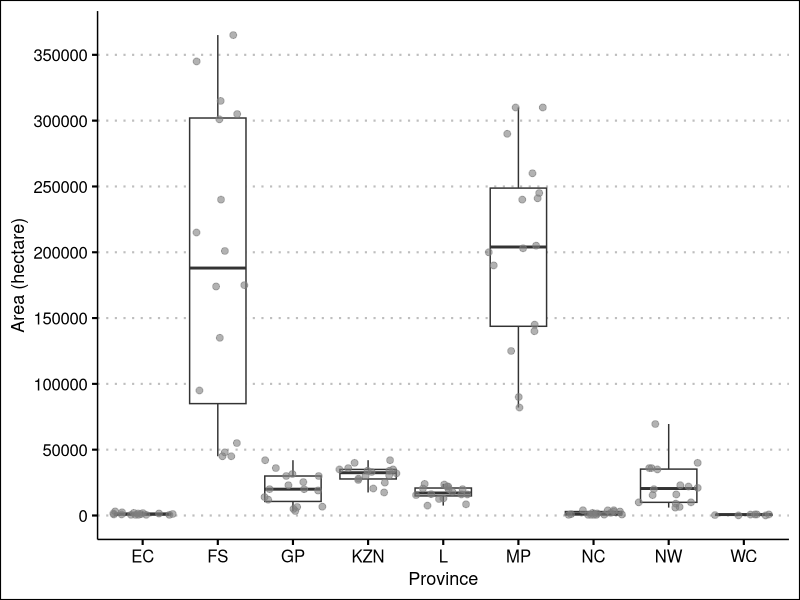
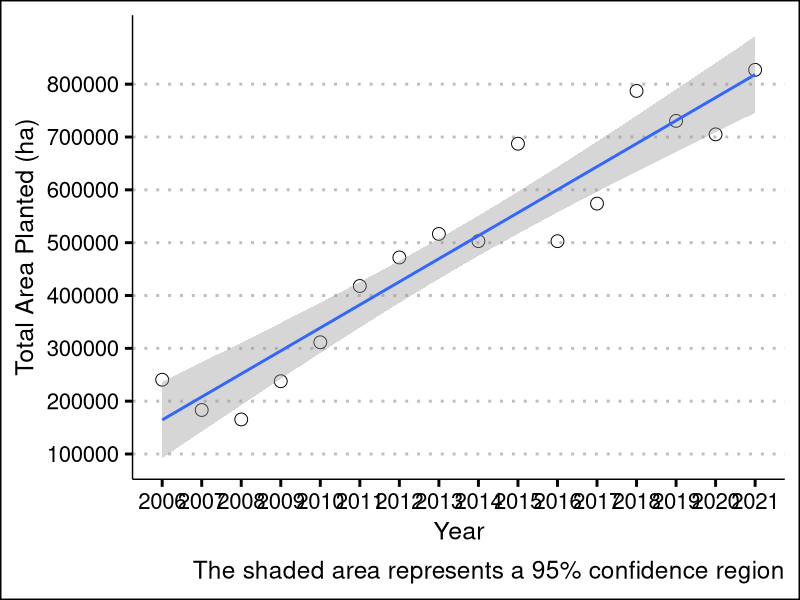
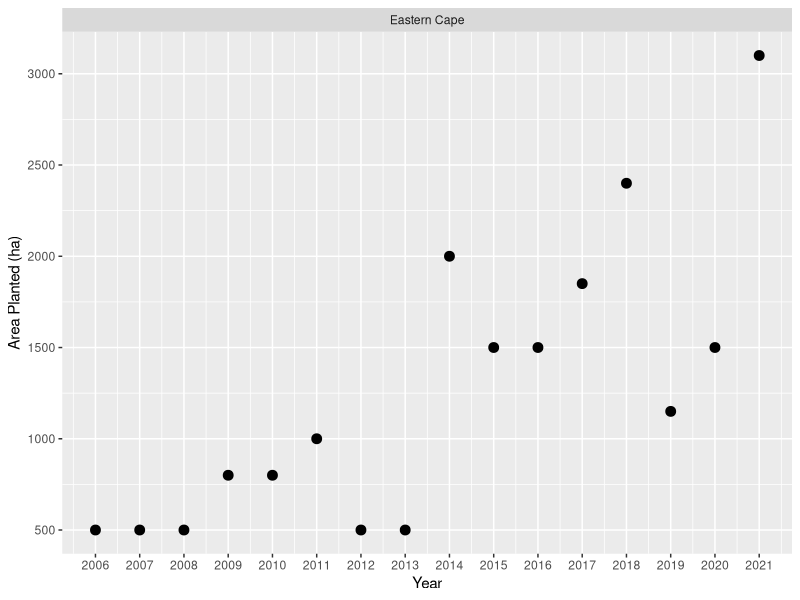
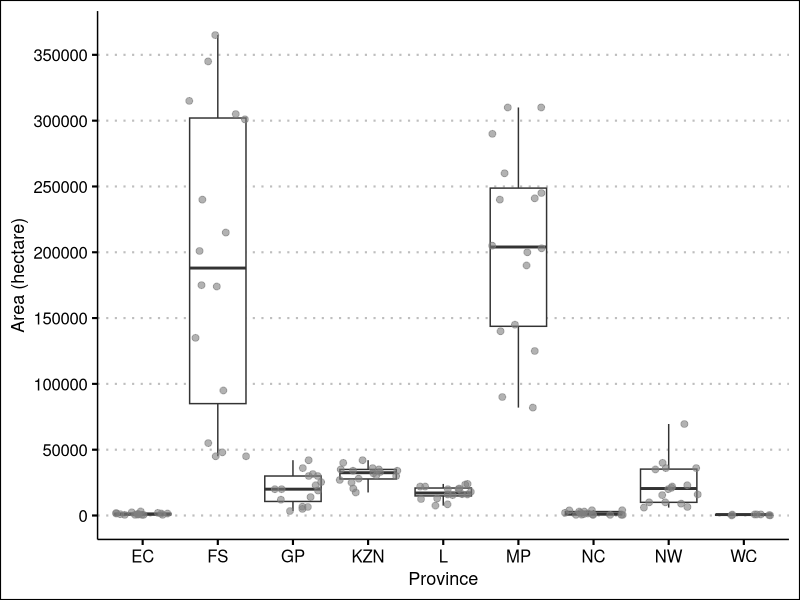
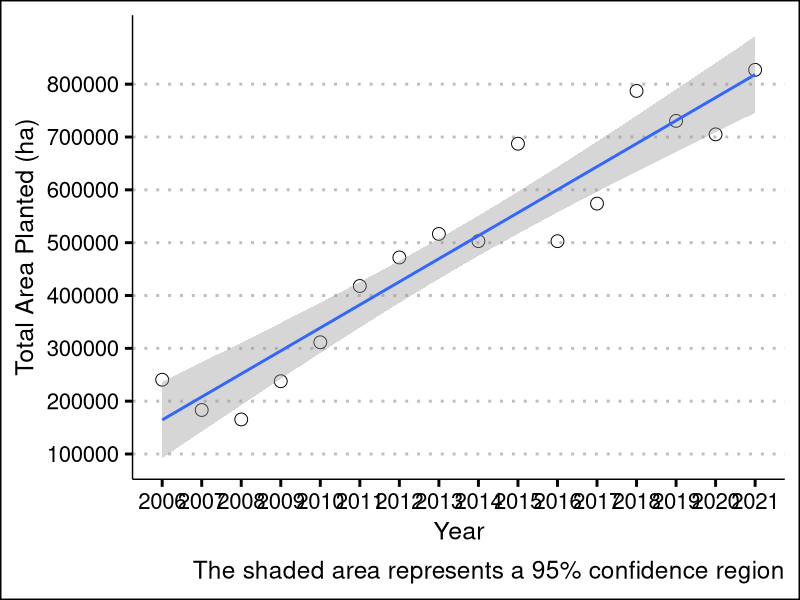

Here is the R script that generated these plots, in order:
## ---- chunk 1
knitr::opts_chunk$set(echo = TRUE)
## ---- chunk 2
library(tidyverse)
library(ggthemes)
## ---- chunk 3
prod <- read.csv("data/production_cec.csv")
## ---- chunk 4
prod$area_ha <- as.numeric(prod$area_ha)

ggplot(prod %>% 
          filter(!is.na(area_ha)),
          aes(x = provabbrev, y = area_ha))+
  geom_boxplot()+
  geom_jitter(data = prod %>% 
                 filter(!is.na(area_ha)), 
              aes(x = provabbrev, y = area_ha), colour = "grey50", size = 2, alpha = 0.6)+
  #scale_y_continuous(labels=function(x){sprintf("%.0f", x)})+
  labs(
    x = "Province",
    y = "Area (hectare)")+
  scale_y_continuous(breaks=seq(0, 400000, 50000))+
  theme_clean(base_size = 16)
ggsave("vis/provincial.png", units = "cm", width = 20, height = 12)
options(scipen=999)
## ---- chunk 5
prod$year <- as.numeric(prod$year)

str(prod)

prod %>% 
filter(!is.na(area_ha)) %>% 
  group_by(year) %>% 
  dplyr::summarise(total_ha = sum(area_ha))%>% 
  ggplot(aes(year, total_ha))+
  geom_point(shape= 1, size = 4)+ # Use hollow circles
  geom_smooth(method=lm)+ 
  labs(x = "Year", 
       y = "Total Area Planted (ha)",
       caption = "The shaded area represents a 95% confidence region")+
  
  scale_x_continuous(breaks=seq(2006,2021,1))+
  scale_y_continuous(breaks=seq(0, 800000, 100000))+
  theme_clean(base_size = 22)
  ggsave(file="vis/annual.png", units = "cm", width=30, height=18)
options(scipen=999)
## ---- chunk 6
options(scipen=999)
prod %>% select(year, province, area_ha) %>% 
  filter(province == "Eastern Cape") %>% 
  ggplot(aes(year, area_ha))+
  geom_point(size = 3)+
  scale_y_continuous(breaks=seq(0, 5000, 500))+
  scale_x_continuous(breaks=seq(2006,2021,1))+
  facet_wrap(~province)+
   labs(x = "Year", 
       y = "Area Planted (ha)")
